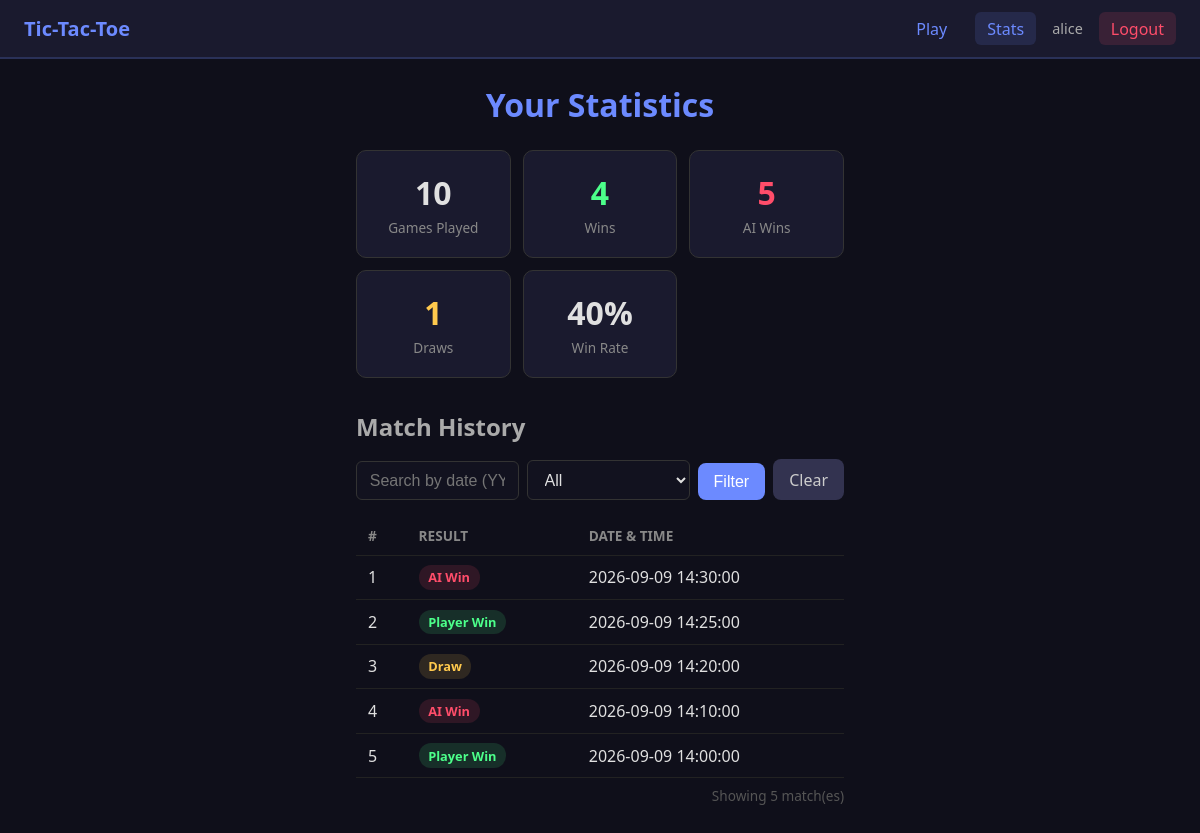
The app's page /stats.php (signed in) with its own data.
### tables this page shows
CREATE TABLE game_stats (
    id              INT AUTO_INCREMENT PRIMARY KEY,
    user_id         INT NOT NULL UNIQUE,
    games_played    INT DEFAULT 0,
    player_wins     INT DEFAULT 0,
    ai_wins         INT DEFAULT 0,
    draws           INT DEFAULT 0,
    last_played_at  TIMESTAMP NULL,
    FOREIGN KEY (user_id) REFERENCES users(id) ON DELETE CASCADE
);

CREATE TABLE match_history (
    id          INT AUTO_INCREMENT PRIMARY KEY,
    user_id     INT NOT NULL,
    result      ENUM('win','loss','draw') NOT NULL,
    played_at   TIMESTAMP DEFAULT CURRENT_TIMESTAMP,
    FOREIGN KEY (user_id) REFERENCES users(id) ON DELETE CASCADE
);

### stats.php (the view, shortened to what this page needs)
<?php
$pdo    = getDB();
$userId = $_SESSION['user_id'];
$stmt = $pdo->prepare(
    "SELECT games_played, player_wins, ai_wins, draws
     FROM game_stats WHERE user_id = ?"
);
$stmt->execute([$userId]);
$stats = $stmt->fetch();
$played = (int)$stats['games_played'];
$wins   = (int)$stats['player_wins'];
$losses = (int)$stats['ai_wins'];
$draws  = (int)$stats['draws'];
$winRate = $played > 0 ? round(($wins / $played) * 100, 1) : 0;
$filter  = $_GET['filter'] ?? 'all';
$search  = trim($_GET['search'] ?? '');
$params  = ["user_id" => $userId];
$query = "SELECT id, result, played_at FROM match_history WHERE user_id = ?";
$query .= " ORDER BY played_at DESC";
$stmt = $pdo->prepare($query);
$stmt->execute(array_values($params));
$matches = $stmt->fetchAll();
$username = htmlspecialchars($_SESSION['username']);
?>
<!DOCTYPE html>
<html lang="en">
<head>
    <link rel="stylesheet" href="style.css">
</head>
<body>
    <nav class="navbar">
        <span class="nav-brand">Tic-Tac-Toe</span>
        <div class="nav-links">
            <a href="game.php">Play</a>
            <a href="stats.php" class="active">Stats</a>
            <span class="nav-user"><?php echo $username; ?></span>
            <a href="logout.php" class="btn-logout">Logout</a>
        </div>
    </nav>
    <div class="container stats-page">
        <h1>Your Statistics</h1>
        <div class="stats-cards">
            <div class="card">
                <div class="card-number"><?php echo $played; ?></div>
                <div class="card-label">Games Played</div>
            </div>
            <div class="card card-win">
                <div class="card-number"><?php echo $wins; ?></div>
                <div class="card-label">Wins</div>
            </div>
            <div class="card card-loss">
                <div class="card-number"><?php echo $losses; ?></div>
                <div class="card-label">AI Wins</div>
            </div>
            <div class="card card-draw">
                <div class="card-number"><?php echo $draws; ?></div>
                <div class="card-label">Draws</div>
            </div>
            <div class="card">
                <div class="card-number"><?php echo $winRate; ?>%</div>
                <div class="card-label">Win Rate</div>
            </div>
        </div>
        <h2>Match History</h2>
        <form method="GET" action="stats.php" class="filter-form">
            <input type="text" name="search"
                   placeholder="Search by date (YYYY-MM-DD)"
                   value="<?php echo htmlspecialchars($search); ?>">
            <select name="filter">
                <option value="all"  <?php echo $filter === 'all'  ? 'selected' : ''; ?>>All</option>
            </select>
            <button type="submit" class="btn btn-primary">Filter</button>
            <a href="stats.php" class="btn btn-secondary">Clear</a>
        </form>
        <table class="history-table">
            <thead>
                <tr>
                    <th>#</th>
                    <th>Result</th>
                    <th>Date &amp; Time</th>
                </tr>
            </thead>
            <tbody>
                <?php if (empty($matches)): ?>
                    <tr><td colspan="3" class="empty-msg">No matches found.</td></tr>
                <?php else: ?>
                    <?php foreach ($matches as $i => $m): ?>
                        <tr>
                            <td><?php echo $i + 1; ?></td>
                            <td>
                                <span class="badge badge-<?php echo htmlspecialchars($m['result']); ?>">
                                    <?php
                                    $resultLabels = ['win' => 'Player Win', 'loss' => 'AI Win', 'draw' => 'Draw'];
                                    echo htmlspecialchars($resultLabels[$m['result']] ?? $m['result']);
                                    ?>
                                </span>
                            </td>
                            <td><?php echo htmlspecialchars($m['played_at']); ?></td>
                        </tr>
                    <?php endforeach; ?>
                <?php endif; ?>
            </tbody>
        </table>
        <p class="total-showing">Showing <?php echo count($matches); ?> match(es)</p>
    </div>
</body>
</html>

### style.css (style rules this page uses)
* { margin: 0; padding: 0; box-sizing: border-box; }
body { font-family: "Segoe UI", Tahoma, Geneva, Verdana, sans-serif; background: #0f0f1a; color: #e0e0e0; min-height: 100vh; }
a { color: #6c8aff; text-decoration: none; }
.container { max-width: 520px; margin: 0 auto; padding: 2rem 1rem; }
.navbar { display: flex; justify-content: space-between; align-items: center; padding: 0.75rem 1.5rem; background: #1a1a2e; border-bottom: 2px solid #6c8aff33; }
.nav-brand { font-size: 1.25rem; font-weight: 700; color: #6c8aff; }
.nav-links { display: flex; align-items: center; gap: 1rem; }
.nav-links a { padding: 0.35rem 0.75rem; border-radius: 6px; transition: background 0.2s; }
.nav-links a:hover, .nav-links a.active { background: #6c8aff22; text-decoration: none; }
.nav-user { color: #aaa; font-size: 0.9rem; }
.btn-logout { background: #ff4d6a22; color: #ff4d6a !important; padding: 0.35rem 0.75rem; border-radius: 6px; }
.btn { display: inline-block; padding: 0.6rem 1.5rem; border: none; border-radius: 8px; font-size: 1rem; cursor: pointer; transition: background 0.2s, transform 0.1s; text-align: center; }
.btn-primary { background: #6c8aff; color: #fff; }
.btn-secondary { background: #333350; color: #ccc; }
input[type="text"], input[type="password"], select { width: 100%; padding: 0.6rem 0.8rem; margin-bottom: 1rem; background: #12121f; border: 1px solid #333; border-radius: 6px; color: #e0e0e0; font-size: 1rem; }
.stats-page { padding-top: 1.5rem; }
.stats-page h1 { color: #6c8aff; margin-bottom: 1.5rem; text-align: center; }
.stats-page h2 { margin-top: 2rem; margin-bottom: 1rem; color: #aaa; }
.stats-cards { display: grid; grid-template-columns: repeat(auto-fit, minmax(120px, 1fr)); gap: 0.75rem; }
.card { background: #1a1a2e; border: 1px solid #333; border-radius: 10px; padding: 1.25rem 0.5rem; text-align: center; }
.card-number { font-size: 2rem; font-weight: 700; color: #e0e0e0; }
.card-label { font-size: 0.85rem; color: #888; margin-top: 0.25rem; }
.card-win .card-number { color: #4cff8a; }
.card-loss .card-number { color: #ff4d6a; }
.card-draw .card-number { color: #ffc94d; }
.filter-form { display: flex; gap: 0.5rem; margin-bottom: 1rem; flex-wrap: wrap; align-items: end; }
.filter-form input, .filter-form select { margin-bottom: 0; flex: 1; min-width: 140px; }
.filter-form .btn { padding: 0.6rem 1rem; }
.history-table { width: 100%; border-collapse: collapse; }
.history-table th, .history-table td { padding: 0.6rem 0.75rem; text-align: left; border-bottom: 1px solid #222; }
.history-table th { color: #888; font-size: 0.85rem; text-transform: uppercase; }
.total-showing { text-align: right; font-size: 0.85rem; color: #555; margin-top: 0.5rem; }
.badge { display: inline-block; padding: 0.2rem 0.6rem; border-radius: 12px; font-size: 0.8rem; font-weight: 600; }
.badge-win { background: #4cff8a22; color: #4cff8a; }
.badge-loss { background: #ff4d6a22; color: #ff4d6a; }
.badge-draw { background: #ffc94d22; color: #ffc94d; }

### records on screen
game_stats: games_played "10", player_wins "4", ai_wins "5", draws "1", winRate "40"
match_history: result "AI Win", played_at "2026-09-09 14:30:00"
match_history: result "Player Win", played_at "2026-09-09 14:25:00"
match_history: result "Draw", played_at "2026-09-09 14:20:00"
match_history: result "AI Win", played_at "2026-09-09 14:10:00"
match_history: result "Player Win", played_at "2026-09-09 14:00:00"

### other values on screen
$username "alice"
count($matches) "5"
